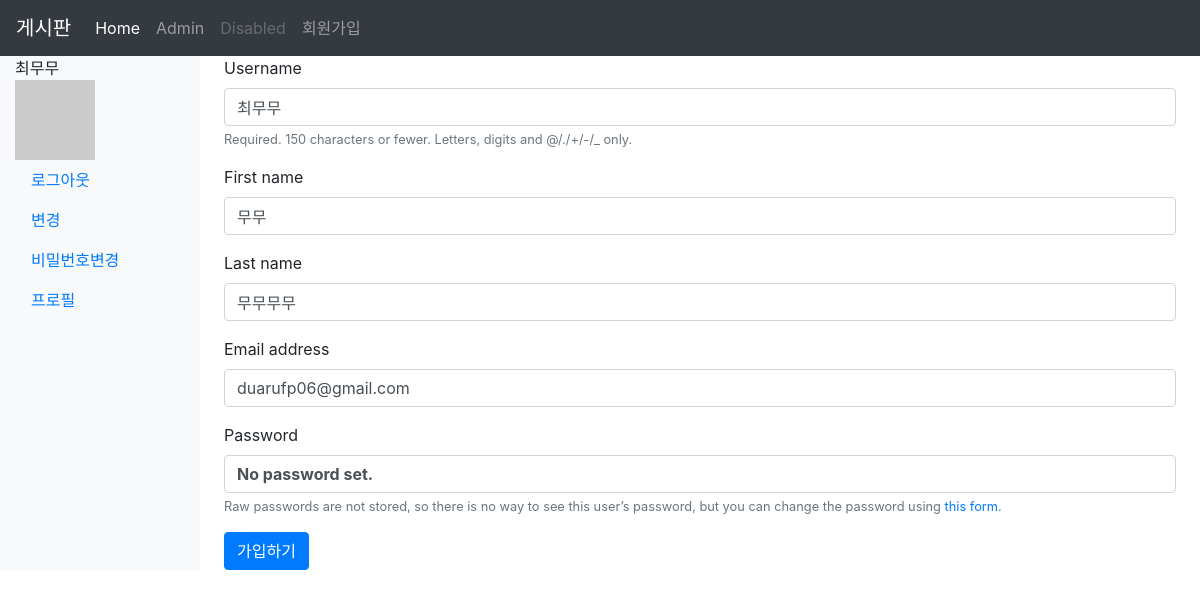
Before: /accounts/update/ (signed in) with the older database file.
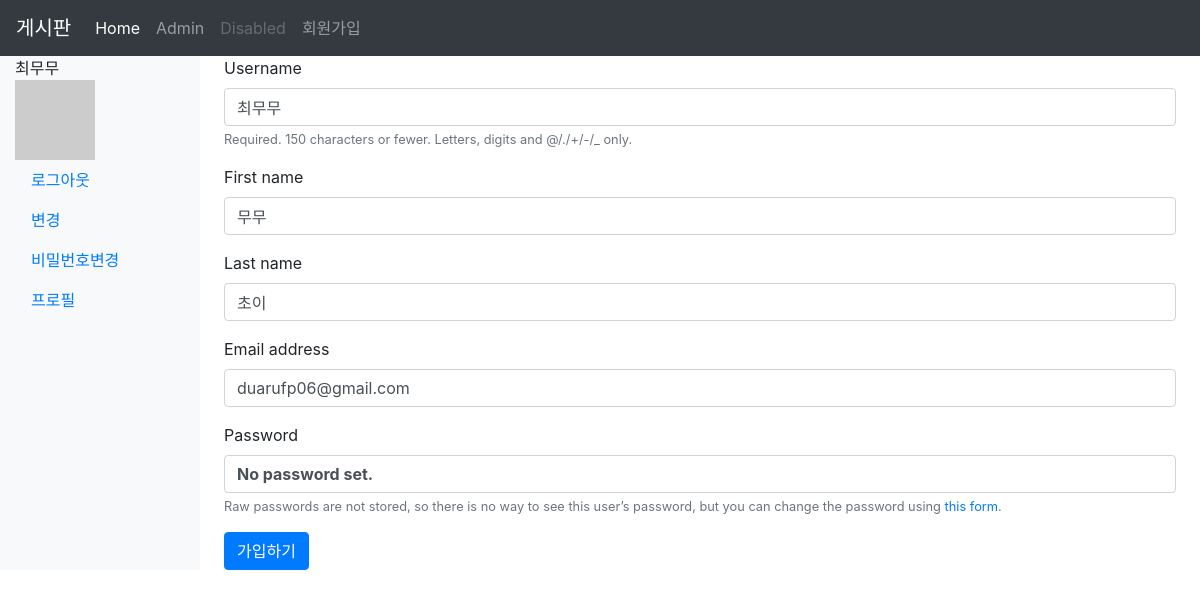
After: the same page with the newer database file.
### accounts/models.py (models this page shows)
class User(AbstractUser):
    followers = models.ManyToManyField(
                    settings.AUTH_USER_MODEL,
                    related_name='followings',
                    blank=True
                    )

### accounts/views.py (the view)
# urls.py: path('update/',views.update,name="update"),
@login_required
def update(request):
    if request.method =="POST":
        form = CustomUserChangeForm(request.POST,instance=request.user)
        if form.is_valid():
            form.save()
            return redirect('articles:index')
    else:
        form = CustomUserChangeForm(instance=request.user)
    context = {
        'form': form
    }
    return render(request,'accounts/form.html',context)

### accounts/forms.py
class CustomUserChangeForm(UserChangeForm):
    class Meta:
        model = get_user_model()
        fields = ('username','first_name','last_name','email')

### articles/templatetags/gravatar.py (called while the page is built)
@register.filter
def makehash(user):
    social_user = user.socialaccount_set.all().first()
    if social_user:
        return social_user.extra_data.get('kakao_account').get('profile').get('thumbnail_image_url')
    else:
        email = user.email
        return 'https://www.gravatar.com/avatar/' + hashlib.md5(email.strip().lower().encode('utf-8')).hexdigest()

### accounts/templates/accounts/form.html (shortened to what this page needs)
{% extends "articles/base.html" %}
{% load bootstrap4 %}
{% block body %}
<form action="" method="POST" class="form">
  {% bootstrap_form form %}
  {% buttons %}
    <button type="submit" class="btn btn-primary">가입하기</button>
  {% endbuttons %}
{% endblock %}

### articles/templates/_navbar.html (shortened to what this page needs)
<nav class="navbar navbar-expand-lg navbar-dark bg-dark">
    <a class="navbar-brand" href={% url 'articles:index' %}>게시판</a>
    <div class="collapse navbar-collapse" id="navbarNavAltMarkup">
      <div class="navbar-nav">
        <a class="nav-item nav-link active" href={% url 'articles:index' %}>Home
        <a class="nav-item nav-link" href=http://127.00.01:8000/admin>Admin </a> <a class="nav-item nav-link disabled"
          href="#" tabindex="-1" aria-disabled="true">Disabled</a>
      </div>
      <div class="navbar-nav mr">
        <a class="nav-item nav-link" href={% url 'accounts:signup' %}>회원가입</a>
      </div>
    </div>
  </nav>
   <div class="container-fluid">
    <div class="row">
      <nav class='col-md-2 d-none d-md-block bg-light sidebar'>
        <div class="sidebar-sticky">
          <ul class="nav flex-column">
            {% if user.is_authenticated %}
            <li>
              {{ user.username }}
            </li>
            <li class="nav-item">
            {% load gravatar %}
            <img src="{{ user|makehash }}" alt="avatar">
            <li class="nav-item">
              <a class="nav-link active" href="{% url 'accounts:logout' %}">로그아웃</a>
            </li>
            <li class="nav-item">
              <a class="nav-link active" href="{% url 'accounts:update' %}">변경</a>
            </li>
            <li class="nav-item">
              <a class="nav-link active" href="{% url 'accounts:password_change' %}">비밀번호변경</a>
            </li>
            <li class="nav-item">
              <a class="nav-link active" href="{% url 'accounts:profile' user.pk %}">프로필</a>
            </li>
            {% endif %}
          </ul>
        </div>
      </nav>

Changed rows visible on the page:
changed User "최무무": last_name "무무무무" → "초이"
